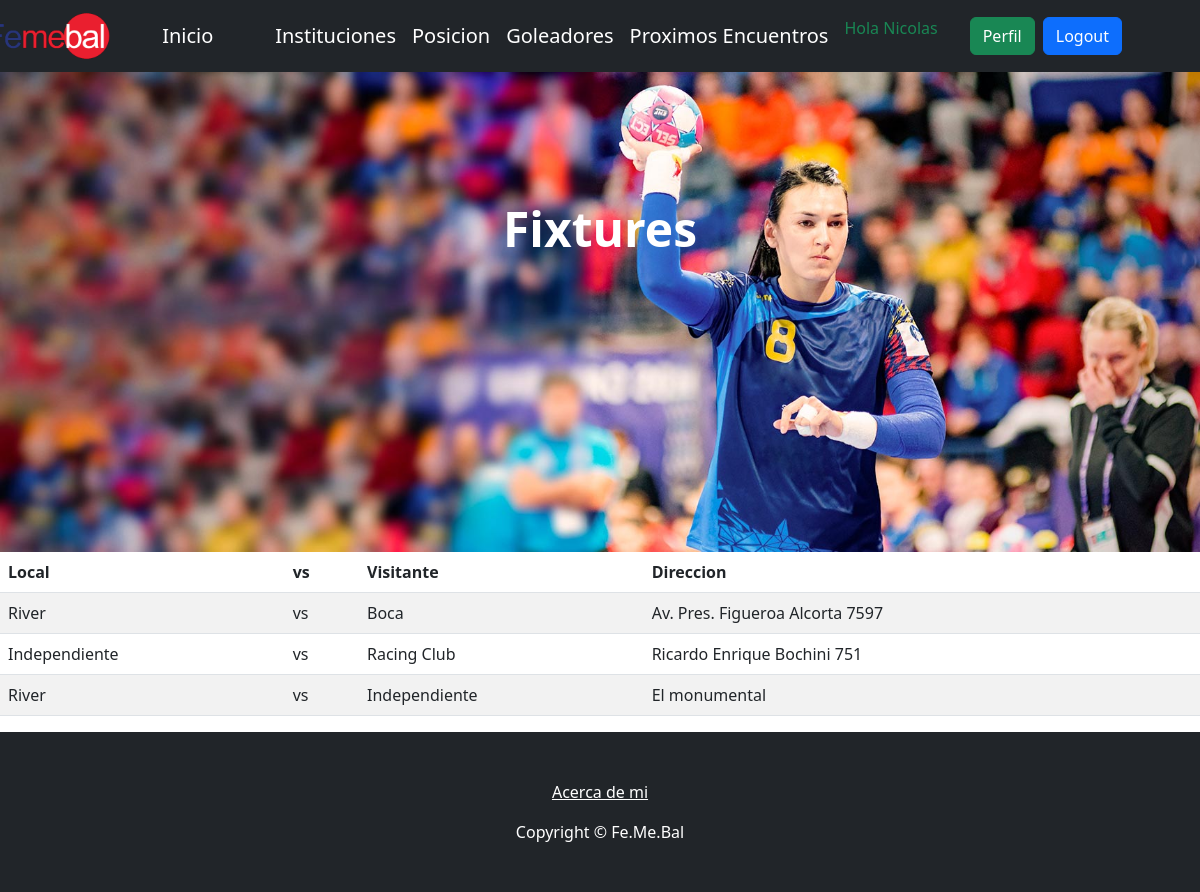
The app's page /encontrar_fixture/ (signed in) with its own data.
### aplicacion/models.py (models this page shows)
class Fixture(models.Model):
    local = models.CharField(max_length=100)
    vs = models.CharField(max_length=100, null=False, blank=False,)
    visitante = models.CharField(max_length=100)
    direccion = models.CharField(max_length=100)

### aplicacion/views.py (the view)
# urls.py: path('encontrar_fixture/', encontrarFixture, name="encontrar_fixture"),
@login_required
@login_required
def encontrarFixture(request):
    buscar_query = request.GET.get("buscar", None)
    if buscar_query:
        fixtures = Fixture.objects.filter(local__icontains=buscar_query) | Fixture.objects.filter(visitante__icontains=buscar_query)
    else:
        fixtures = Fixture.objects.all()
    contexto = {'fixtures': fixtures}
    return render(request, "aplicacion/fixtures.html", contexto)

### aplicacion/templates/aplicacion/fixtures.html
{% extends "aplicacion/index.html" %}
{% block titulo %}
<h1 class="display-5 fw-bolder text-white mb-2">Fixtures</h1>
{% endblock titulo %}
{% block contenido %}
 <table class="table table-striped">
    <thead>
        <tr>
            <th>Local</th>
            <th>vs</th>
            <th>Visitante</th>
            <th>Direccion</th>
        </tr>
    </thead>
    <tbody>
    {% for c in fixtures %}
        <tr>
            <td>{{ c.local }}</td>
            <td>{{ c.vs }}</td>
            <td>{{ c.visitante }}</td>
            <td>{{ c.direccion }}</td>
        </tr>
    {% endfor %}
    </tbody>
</table>
{% endblock contenido %}

### aplicacion/templates/aplicacion/index.html (shortened to what this page needs)
<!DOCTYPE html>
<html lang="en">
<head>
    {% load static %}
    <link href="https://cdn.jsdelivr.net/npm/bootstrap-icons@1.4.1/font/bootstrap-icons.css" rel="stylesheet" />
    <link href="{% static 'css/styles.css' %}" rel="stylesheet" />
    <link rel="stylesheet" href="https://cdnjs.cloudflare.com/ajax/libs/font-awesome/6.4.0/css/all.min.css">
</head>
<body>
    <nav class="navbar navbar-expand-lg navbar-dark bg-dark">
        <div class="container px-5">
        <div class="image-logo">
        <img src="{% static 'images/logo.png' %}">
        </div>
            <a class="navbar-brand" href="{% url 'home' %}">Inicio</a>
            {% if user.is_authenticated %}
            <div class="d-flex align-items-center justify-content-center">
                <a class="navbar-brand me-3" href="{% url 'Institucion' %}">Instituciones</a>
                <a class="navbar-brand me-3" href="{% url 'Posicion' %}">Posicion</a>
                <a class="navbar-brand me-3" href="{% url 'goleadores' %}">Goleadores</a>
                <a class="navbar-brand me-3" href="{% url 'fixtures' %}">Proximos Encuentros</a>
                <p class="navbar-text text-success me-3">Hola {{ user.username }}</p>
                <a class="btn btn-success me-2" href="{% url 'perfil' %}">Perfil</a>
                <form action="{% url 'logout' %}" method="post">
                    <button type="submit" class="btn btn-primary">Logout</button>
                </form>
            </div>
            {% else %}
                <a class="btn btn-primary me-3" href="{% url 'login' %}">Login</a>
                <a class="btn btn-success" href="{% url 'registrar' %}">Registrarse</a>
            {% endif %}
        </div>
    </nav>
    <header class="py-5">
        <div class="d-flex flex-column aling-items-center justify-content-center container px-5">
                    <div class="d-flex flex-column aling-items-center text-center my-5" style="margin-top:5rem!important">
                        {% block titulo %}{% endblock titulo %}
                    </div>
        </div>
    </header>
    {% block contenido %}
    {% endblock contenido %}
    <footer class="py-5 bg-dark">
        <div class="container px-5 text-center">
            <ul class="list-unstyled">
                <li><a class="text-white" href="{% url 'acerca_de_mi' %}">Acerca de mi</a></li>
            </ul>
            <p class="m-0 text-white">Copyright &copy; Fe.Me.Bal</p>
        </div>
    </footer>
</body>
</html>

### records on screen
Fixture: local "River", vs "vs", visitante "Boca", direccion "Av. Pres. Figueroa Alcorta 7597"
Fixture: local "Independiente", vs "vs", visitante "Racing Club", direccion "Ricardo Enrique Bochini 751"
Fixture: local "River", vs "vs", visitante "Independiente", direccion "El monumental"

### other values on screen
{{ user.username }} "Nicolas"
